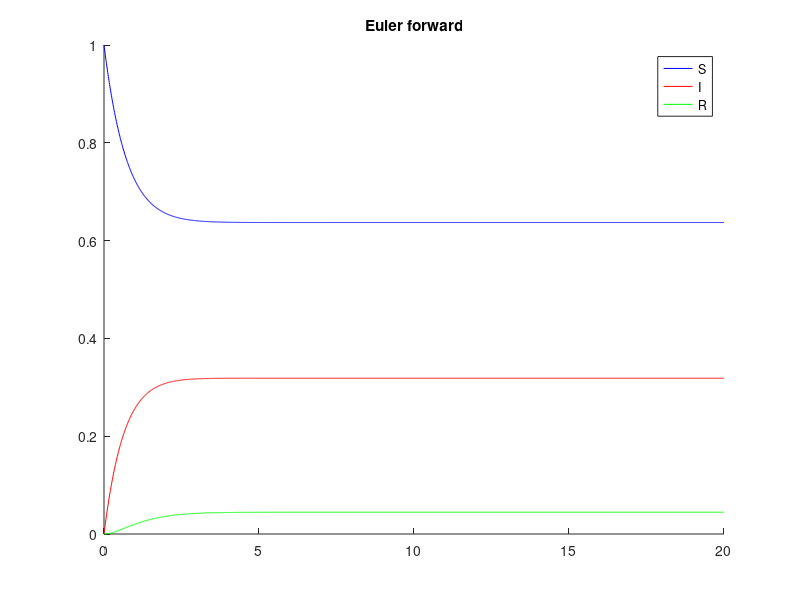

Write MATLAB code to recreate this figure. (Note: this script raises an error after producing the figure.)
%lab 4 uppgift 1.1

clc
clear all

%___________________________________

%%Theory

%p=rho
%b=beta
%tau

%dS/dt = -h*S+p*I+b*R
%dI/dt = h*S-p*I-r*I
%dR/dt = r*I-b*R
%b=(h*exp(-h*tau))/(1-exp(-h*tau))

%___________________________________
%%Parameters

tMax=20;
timeSpan=[0 tMax];

S0=1.0;
I0=0.0;
R0=0.0;

dt=0.01;
time_vector=0:dt:tMax;
nIterations=length(time_vector);
tau=0.6;
h=0.5;
rho=0.8; p=rho;
r=0.2;

%___________________________________
%%Euler solution

b=(h*exp(-h*tau))/(1-exp(-h*tau));

S(1)=1.0;
I(1)=0.0;
R(1)=0.0;

for i=1:tMax/dt
    S(i+1)=S(i)+dt*(-h*S(i)+p*I(i)+b*R(i));
    I(i+1)=I(i)+dt*(h*S(i)-p*I(i)-r*I(i));
    R(i+1)=R(i)+dt*(r*I(i)-b*R(i));
end

figure(1)
hold on
plot(time_vector,S,'b')
plot(time_vector,I,'r')
plot(time_vector,R,'g')
title('Euler forward')
legend('S','I','R');

Ssave=S;
Isave=I;
Rsave=R;

%___________________________________
%%ode45 solution
y0=[1.0; 0.0; 0.0];
syms S I R

[t,y]=ode45(@(t,y)funk1(t,y,h,r,b,p),timeSpan,y0);
S=y(:,1);
I=y(:,2);
R=y(:,3);

figure(2)
hold on
plot(t,S,'b')
plot(t,I,'r')
plot(t,R,'g')
title('ode45')
legend('S','I','R');

figure(3)
hold on
plot(time_vector,Ssave,'k')
plot(time_vector,Isave,'m')
plot(time_vector,Rsave,'c')
plot(t,S,'b')
plot(t,I,'r')
plot(t,R,'g')
title('mixed')
legend('S(Euler)','I(Euler)','R(euler)','S(ode45)','I(ode45)','R(ode45)');


